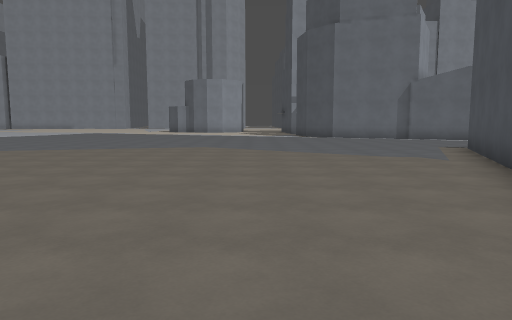
view 1 (above)

21 first-person views from a walk through a level from a Godot 3-D game. The camera is 1.5 m above the floor, tilts 6° down and sees 70° across. The floor is counted in squares, 2 m on a side. Each view is taken from the middle of a square. On the plan, view 1 faces up. The plan holds only what a view shows up to about 11 squares ahead; the rest is blank. The place goes on beyond the plan. Surface patterns are stand-ins for the level's own textures.

view 2
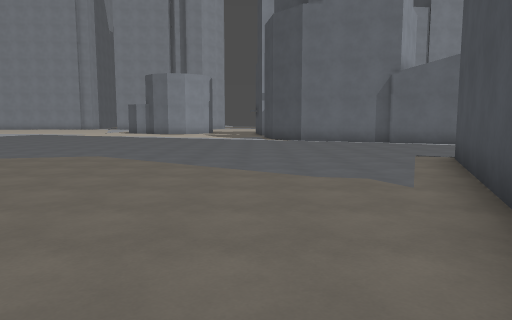

view 3
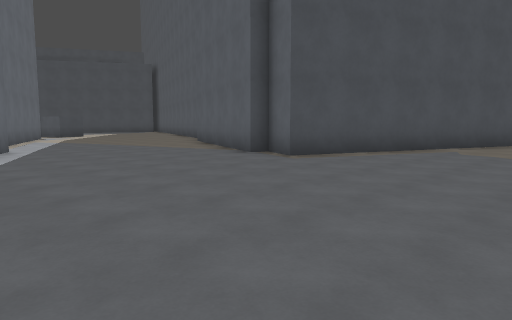

view 4
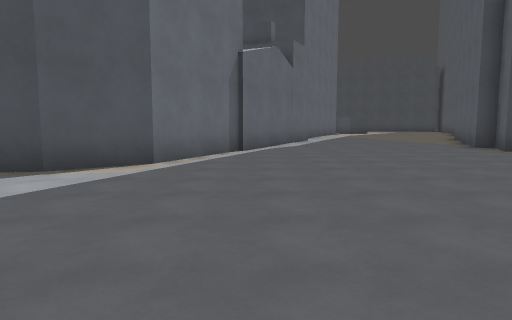

view 5
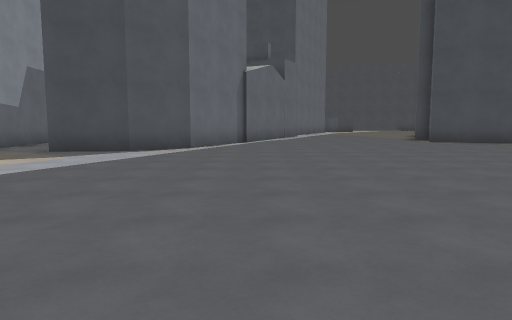

view 6
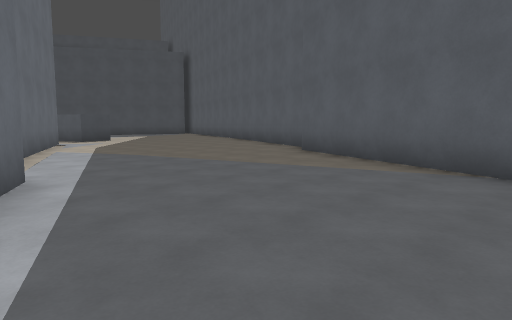

view 7
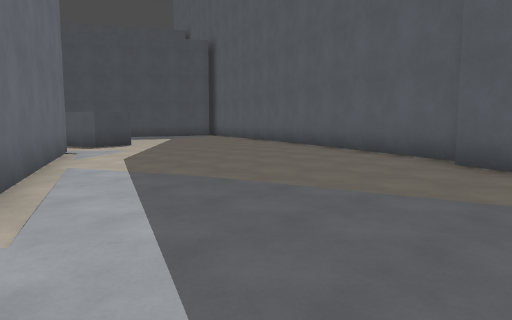

view 8
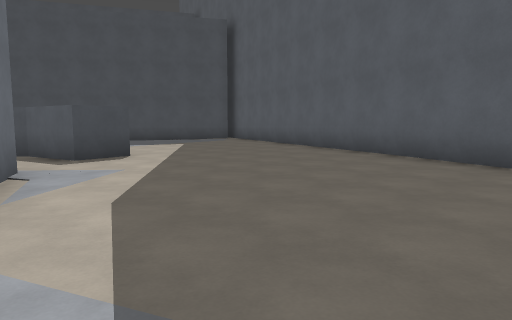

view 9
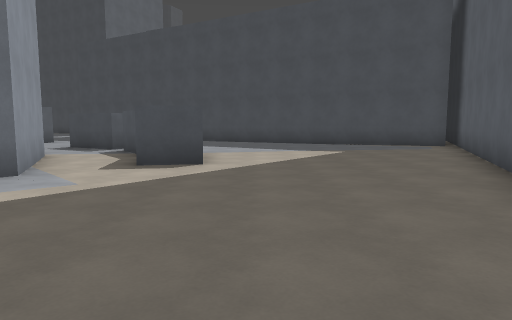

view 10
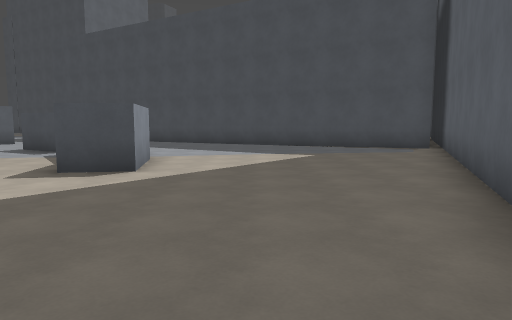

view 11
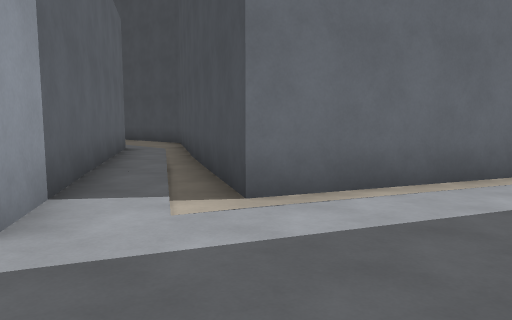

view 12
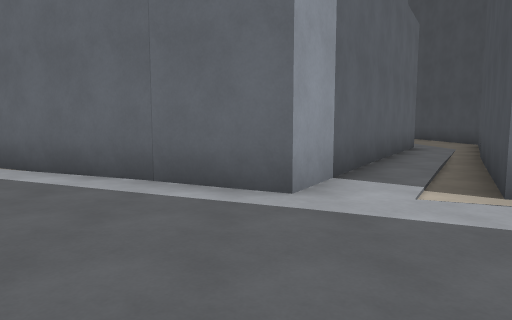

view 13
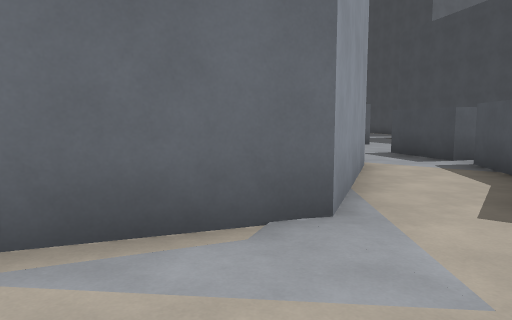

view 14
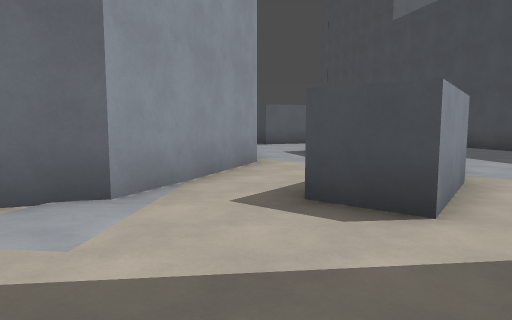

view 15
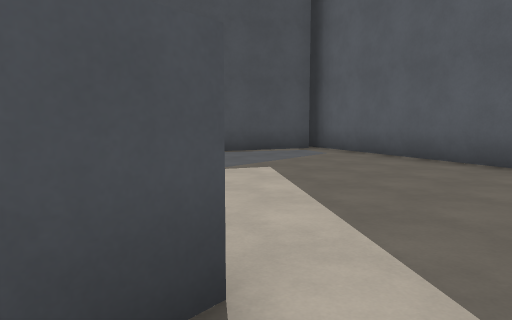

view 16
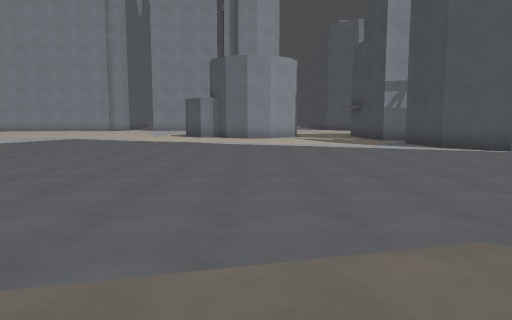

view 17
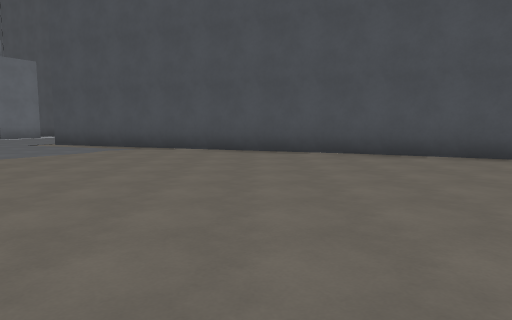

view 18
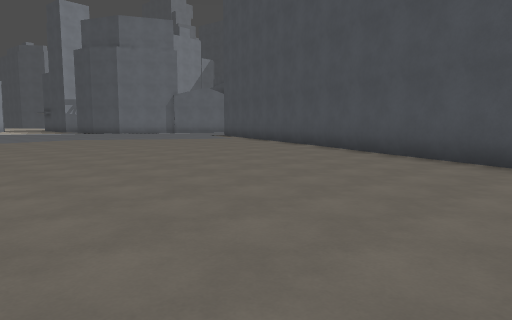

view 19
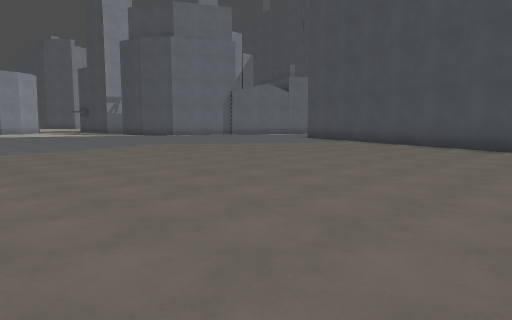

view 20
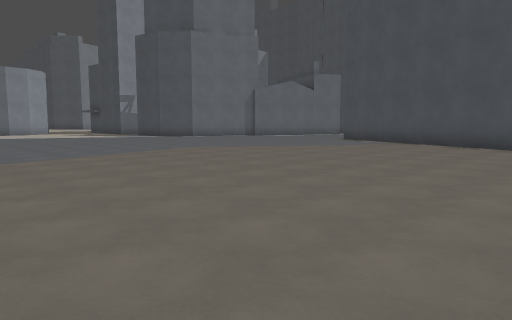

view 21
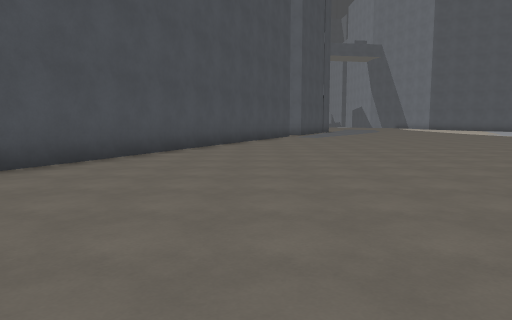

### Floor plan
Key: @ floor where view 1 was taken; # wall or solid block; . main floor; - floor 0.25 m lower than the main floor; _ floor 0.5 m lower than the main floor; / step, stairs or slope.
Columns run from 8 left of view 1 to 28 right of it. Each row starts with its distance up from view 1.
 21       ...--#           ##-#
 20 ..........-##          #--#
 19 ...........-###       ##/##
 18 .............-###    ##-/#
 17 ...............-###  #-/##
 16 ................--####--#
 15  ................---#--##          __
 14  ..................-----####    ###__
 13   ..................-------######___#
 12   ..................---------##--__##
 11  ..................--------------_##
 10  .............####...----------####--
  9  .............#  ###...--------##----
  8  ............##    ###...------------
  7  ............#       ###...----------
  6  ...........##         ###..---------
  5 ............#            ####--------
  4 ............#               ###------
  3 ...........##                 ###----
  2 ...........#                    ###-#
  1 ..........##                      ###
  0 ........@.#
 -1  ........##
 -2 .........#
 -3 .........#
 -4 ........##
 -5 ........#

Where each view was taken, in squares from view 1:
view 1: 0 up, 0 right, facing up
view 2: 3 up, 2 right, facing up
view 3: 17 up, 1 right, facing down-right
view 4: 17 up, 3 left, facing right
view 5: 17 up, 7 left, facing right
view 6: 16 up, 7 right, facing down-right
view 7: 15 up, 11 right, facing down-right
view 8: 13 up, 15 right, facing down-right
view 9: 8 up, 16 right, facing right
view 10: 7 up, 17 right, facing right
view 11: 12 up, 12 right, facing up-right
view 12: 11 up, 12 right, facing up
view 13: 10 up, 19 right, facing up-right
view 14: 8 up, 20 right, facing up-right
view 15: 10 up, 22 right, facing down-right
view 16: 9 up, 3 left, facing up
view 17: 4 up, 6 left, facing right
view 18: 5 down, 7 left, facing up-right
view 19: 0 up, 8 left, facing up-right
view 20: 2 up, 8 left, facing up-right
view 21: 6 up, 2 left, facing down
